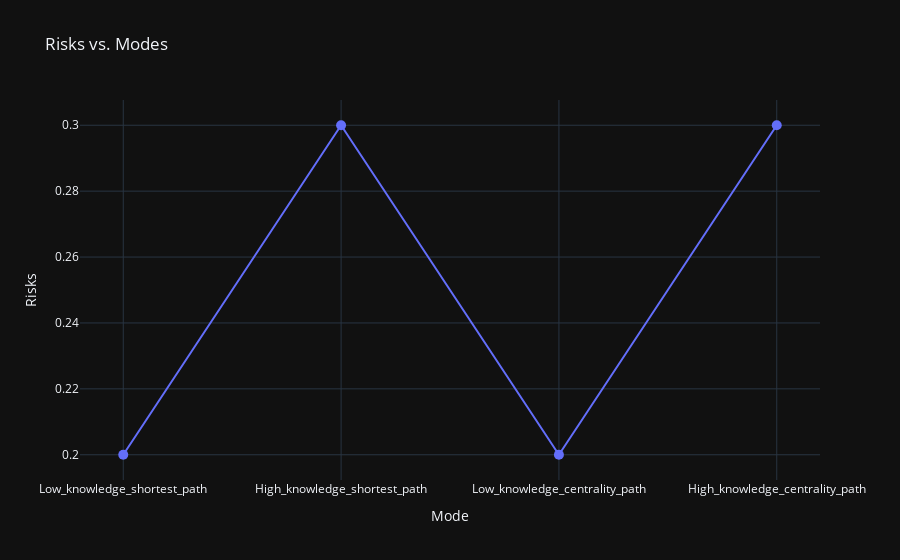

The cell this chart's notebook holds for it:
### Markdown cell above
## Risk vs Mode

### Code cell
avg_risk = {}

for mode in modes:
    try:
        with sqlite3.connect(agent_area_files[mode]) as agent_area_connection:
            avg_risk[mode] = get_average_risk(agent_area_connection)
    except Exception as e:
        print(f"Error processing mode {mode}: {e}")


for mode in modes:
    print(f"Mode: {modes_names[mode]}, risk: {avg_risk[mode]:.1f}")

fig = go.Figure()

fig.add_trace(
    go.Scatter(
        x=list(modes_names),
        y=list(avg_risk.values()),
        marker=dict(size=10),
        mode="lines+markers",
        name="Risks",
    )
)

fig.update_layout(
    title="Risks vs. Modes",
    xaxis_title="Mode",
    yaxis_title="Risks",
)

fig.show()

### Figure 1 — Plotly figure (JSON) as saved in the notebook; plotly's stock layout.template omitted (floating-point values rounded to 4 significant figures)
{"data": [{"marker": {"size": 10}, "mode": "lines+markers", "name": "Risks", "x": ["Low_knowledge_shortest_path", "High_knowledge_shortest_path", "Low_knowledge_centrality_path", "High_knowledge_centrality_path"], "y": [0.2, 0.3, 0.2, 0.3], "type": "scatter"}], "layout": {"title": {"text": "Risks vs. Modes"}, "xaxis": {"title": {"text": "Mode"}}, "yaxis": {"title": {"text": "Risks"}}}}
